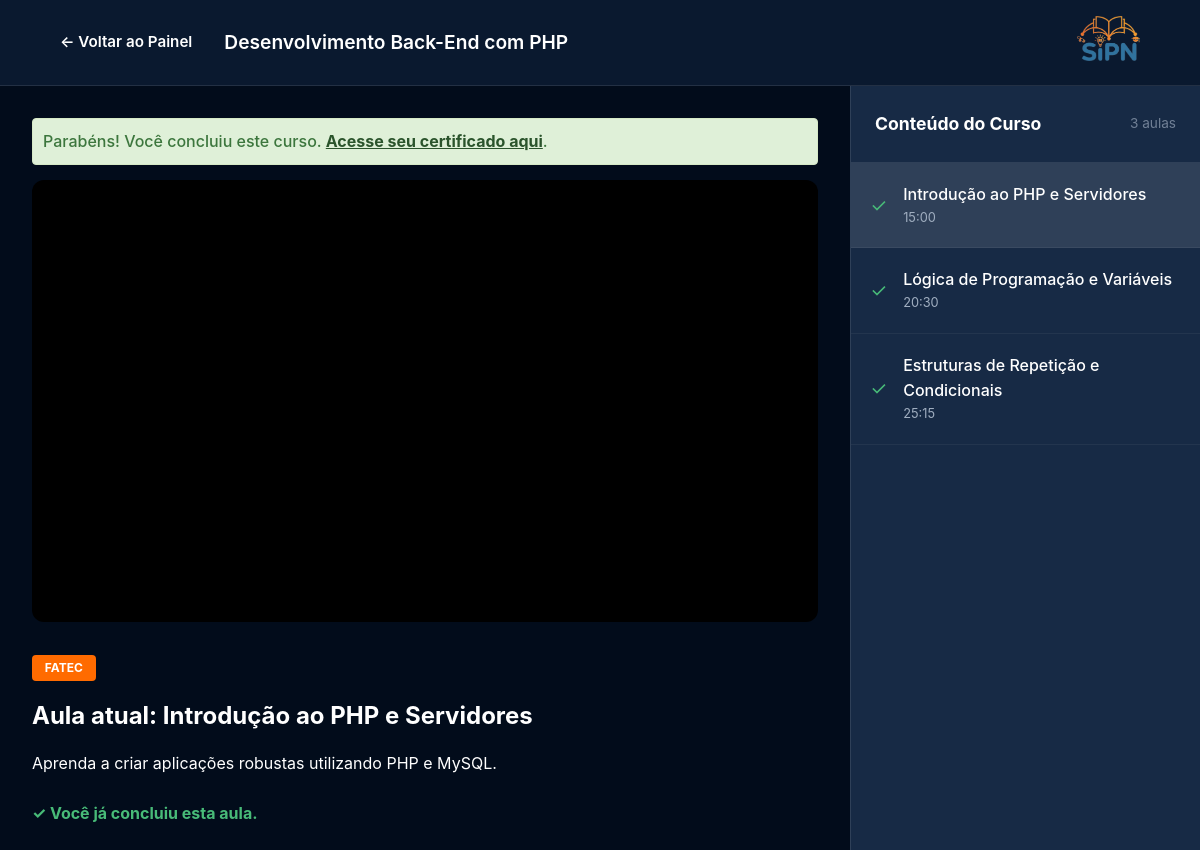
The page /view/curso.php?id=1 (signed in) on the database its author committed.
### tables this page shows
CREATE TABLE cursos (
    id INT AUTO_INCREMENT PRIMARY KEY,
    entidade_id INT NOT NULL,
    titulo VARCHAR(150) NOT NULL,
    descricao TEXT NOT NULL,
    carga_horaria VARCHAR(20) NOT NULL,
    imagem_capa VARCHAR(255) NOT NULL,
    data_cadastro DATETIME DEFAULT CURRENT_TIMESTAMP,
    FOREIGN KEY (entidade_id) REFERENCES entidades(id) ON DELETE CASCADE
);

CREATE TABLE entidades (
    id INT AUTO_INCREMENT PRIMARY KEY,
    nome VARCHAR(100) NOT NULL,
    cnpj VARCHAR(20) NOT NULL UNIQUE,
    email_comercial VARCHAR(100) NOT NULL,
    data_cadastro DATETIME DEFAULT CURRENT_TIMESTAMP
);

CREATE TABLE aulas (
    id INT AUTO_INCREMENT PRIMARY KEY,
    curso_id INT NOT NULL,
    titulo VARCHAR(150) NOT NULL,
    duracao VARCHAR(10) NOT NULL,
    video_url VARCHAR(255) NOT NULL,
    FOREIGN KEY (curso_id) REFERENCES cursos(id) ON DELETE CASCADE
);

### view/curso.php (the view, shortened to what this page needs)
<?php
require_once '../controller/conexao.php';
$aluno_id = $_SESSION['usuario_id'] ?? 0;
$curso_id = filter_input(INPUT_GET, 'id', FILTER_VALIDATE_INT);
$stmtCurso = $pdo->prepare("
    SELECT c.titulo, c.descricao, c.carga_horaria, e.nome AS entidade
    FROM cursos c
    JOIN entidades e ON c.entidade_id = e.id
    WHERE c.id = ?
");
$stmtCurso->execute([$curso_id]);
$curso_db = $stmtCurso->fetch(PDO::FETCH_ASSOC);
$stmtMatricula = $pdo->prepare("SELECT id, status FROM matriculas WHERE aluno_id = ? AND curso_id = ?");
$stmtMatricula->execute([$aluno_id, $curso_id]);
$matricula = $stmtMatricula->fetch(PDO::FETCH_ASSOC);
if (!$matricula) {
    $stmtNovaMatricula = $pdo->prepare("INSERT INTO matriculas (aluno_id, curso_id) VALUES (?, ?)");
    $stmtNovaMatricula->execute([$aluno_id, $curso_id]);
    $matricula_id = $pdo->lastInsertId();
    $status_matricula = 'em_andamento';
} else {
    $matricula_id = $matricula['id'];
}
$stmtAulas = $pdo->prepare("SELECT id, titulo, duracao, video_url FROM aulas WHERE curso_id = ? ORDER BY id ASC");
$stmtAulas->execute([$curso_id]);
$aulas = $stmtAulas->fetchAll(PDO::FETCH_ASSOC);
$stmtProgressoList = $pdo->prepare("SELECT aula_id FROM progresso_aulas WHERE matricula_id = ?");
$stmtProgressoList->execute([$matricula_id]);
$aulas_vistas = $stmtProgressoList->fetchAll(PDO::FETCH_COLUMN);
$aula_atual = null;
if (!$aula_atual && count($aulas) > 0) {
    $aula_atual = $aulas[0];
}
$status_matricula_atual = 'em_andamento';
$stmtStatusFinal = $pdo->prepare("SELECT status FROM matriculas WHERE id = ?");
$stmtStatusFinal->execute([$matricula_id]);
$statusFinalData = $stmtStatusFinal->fetch(PDO::FETCH_ASSOC);
if ($statusFinalData) {
    $status_matricula_atual = $statusFinalData['status'];
}
?>
<!DOCTYPE html>
<html lang="pt-br">
<head>
    <link rel="stylesheet" href="../assets/css/style.css">
    <link rel="stylesheet" href="../assets/css/dashboard.css">
    <link rel="stylesheet" href="../assets/css/course.css">
</head>
<body class="course-viewer-body">
    <header class="course-header">
        <nav class="course-nav container-nav">
            <section class="nav-left">
                <a href="painel_aluno.php" class="back-link">← Voltar ao Painel</a>
                <h1><?php echo htmlspecialchars($curso_db['titulo']); ?></h1>
            </section>
            <figure class="logo-area">
                <img src="../assets/img/logo.png" alt="Logo SIPN" class="sidebar-logo">
            </figure>
        </nav>
    </header>
    <main class="course-layout">
        <section class="player-section">
            <?php if ($status_matricula_atual === 'concluido'): ?>
                <article class="alert alert-success">
                    Parabéns! Você concluiu este curso. <a href="certificados.php" class="cert-link-success">Acesse seu certificado aqui</a>.
                </article>
            <?php endif; ?>
            <?php if ($aula_atual): ?>
                <?php
                $url_video = $aula_atual['video_url'];
                if (preg_match('%(?:youtube(?:-nocookie)?\.com/(?:[^/]+/.+/|(?:v|e(?:mbed)?)/|.*[?&]v=)|youtu\.be/)([^"&?/\s]{11})%i', $url_video, $match)) {
                    $url_video = 'https://www.youtube.com/embed/' . $match[1] . '?enablejsapi=1';
                }
                ?>
                <article class="video-container">
                    <iframe
                        id="lesson-player"
                        src="<?php echo htmlspecialchars($url_video); ?>"
                        class="video-iframe"
                        allowfullscreen>
                    </iframe>
                </article>
                <article class="lesson-info">
                    <header>
                        <span class="entity-tag"><?php echo htmlspecialchars($curso_db['entidade']); ?></span>
                        <h2>Aula atual: <?php echo htmlspecialchars($aula_atual['titulo']); ?></h2>
                    </header>
                    <p><?php echo htmlspecialchars($curso_db['descricao']); ?></p>
                    <?php if (!in_array($aula_atual['id'], $aulas_vistas)): ?>
                        <form action="curso.php?id=<?php echo $curso_id; ?>" method="POST" class="lesson-action-form">
                            <input type="hidden" name="aula_id" value="<?php echo $aula_atual['id']; ?>">
                        </form>
                    <?php else: ?>
                        <p class="lesson-completed-msg">✓ Você já concluiu esta aula.</p>
                    <?php endif; ?>
                </article>
            <?php endif; ?>
        </section>
        <aside class="playlist-section">
            <header class="playlist-header">
                <h3>Conteúdo do Curso</h3>
                <span><?php echo count($aulas); ?> aulas</span>
            </header>
            <nav class="lesson-list">
                <?php foreach ($aulas as $aula): ?>
                <?php
                    $visto = in_array($aula['id'], $aulas_vistas);
                    $classe_ativa = ($aula_atual && $aula_atual['id'] == $aula['id']) ? 'active' : '';
                    $classe_concluida = $visto ? 'completed' : '';
                ?>
                <a href="curso.php?id=<?php echo $curso_id; ?>&aula=<?php echo $aula['id']; ?>" class="lesson-item <?php echo $classe_concluida; ?> <?php echo $classe_ativa; ?>">
                    <section class="lesson-status">
                        <?php echo $visto ? '✓' : '○'; ?>
                    </section>
                    <section class="lesson-details">
                        <span class="lesson-title"><?php echo htmlspecialchars($aula['titulo']); ?></span>
                        <span class="lesson-time"><?php echo htmlspecialchars($aula['duracao']); ?></span>
                    </section>
                </a>
                <?php endforeach; ?>
            </nav>
        </aside>
    </main>
</body>
</html>

### assets/css/style.css (style rules this page uses)
:root { --primary: #0A192F; --primary-light: #172A45; --accent: #FF6B00; --bg: #F4F6F8; --text: #2B3A4A; --text-light: #64748b; --white: #FFFFFF; --radius: 12px; --shadow: 0 10px 30px rgba(0,0,0,0.08); --sidebar-width: 280px; }
* { margin: 0; padding: 0; box-sizing: border-box; font-family: 'Inter', system-ui, -apple-system, sans-serif; }
body { background-color: var(--bg); color: var(--text); line-height: 1.6; }
.container-nav { display: flex; justify-content: space-between; align-items: center; max-width: 1400px; margin: 0 auto; padding: 0 5%; }
.back-link { color: var(--primary); text-decoration: none; font-weight: 600; transition: color 0.2s; }
.alert { padding: 10px; margin-bottom: 15px; border-radius: 4px; border: 1px solid transparent; font-weight: 500; }
.alert-success { color: #3c763d; background: #dff0d8; border-color: #d6e9c6; }

### assets/css/dashboard.css (style rules this page uses)
.sidebar-logo { height: 45px; }

### assets/css/course.css (style rules this page uses)
.course-viewer-body { background-color: #020C1B; color: var(--white); }
.course-header { background-color: var(--primary); border-bottom: 1px solid rgba(255,255,255,0.1); padding: 1rem 0; }
.course-nav { display: flex; justify-content: space-between; align-items: center; }
.nav-left { display: flex; align-items: center; gap: 2rem; }
.nav-left h1 { font-size: 1.2rem; font-weight: 600; }
.course-nav .back-link { color: var(--white); font-size: 0.95rem; }
.course-layout { display: grid; grid-template-columns: 1fr 350px; height: calc(100vh - 77px); }
.player-section { padding: 2rem; overflow-y: auto; }
.video-container { position: relative; width: 100%; padding-top: 56.25%; background: #000; border-radius: var(--radius); overflow: hidden; margin-bottom: 2rem; }
.video-iframe { position: absolute; top: 0; left: 0; width: 100%; height: 100%; border: none; }
.playlist-section { background-color: var(--primary-light); border-left: 1px solid rgba(255,255,255,0.1); display: flex; flex-direction: column; }
.playlist-header { padding: 1.5rem; border-bottom: 1px solid rgba(255,255,255,0.1); display: flex; justify-content: space-between; align-items: center; }
.playlist-header h3 { font-size: 1.1rem; }
.playlist-header span { font-size: 0.85rem; color: #718096; }
.lesson-list { flex: 1; overflow-y: auto; }
.lesson-item { width: 100%; background: transparent; border: none; border-bottom: 1px solid rgba(255,255,255,0.05); padding: 1.2rem; display: flex; align-items: center; gap: 1rem; text-align: left; cursor: pointer; transition: background 0.2s; color: var(--white); text-decoration: none; }
.lesson-item.active { background-color: rgba(255, 255, 255, 0.1); }
.lesson-item.completed .lesson-status { color: #48bb78; }
.lesson-status { font-size: 1.2rem; color: #718096; }
.lesson-details { display: flex; flex-direction: column; }
.lesson-title { font-weight: 500; }
.lesson-time { font-size: 0.8rem; color: #a0aec0; }
.entity-tag { background: var(--accent); color: var(--white); padding: 0.2rem 0.8rem; border-radius: 4px; font-size: 0.75rem; font-weight: 700; text-transform: uppercase; display: inline-block; margin-bottom: 1rem; }
.lesson-info h2 { margin-bottom: 1rem; }
.lesson-action-form, .lesson-completed-msg { margin-top: 1.5rem; }
.lesson-completed-msg { color: #48bb78; font-weight: bold; }
.cert-link-success { color: #2b542c; font-weight: bold; text-decoration: underline; }

### rows shown on the page
cursos: titulo "Desenvolvimento Back-End com PHP", entidade.nome "FATEC", descricao "Aprenda a criar aplicações robustas utilizando PHP e MySQL."
aulas: titulo "Introdução ao PHP e Servidores", duracao "15:00"
aulas: titulo "Lógica de Programação e Variáveis", duracao "20:30"
aulas: titulo "Estruturas de Repetição e Condicionais", duracao "25:15"

### other values the page prints
count($aulas) "3"
